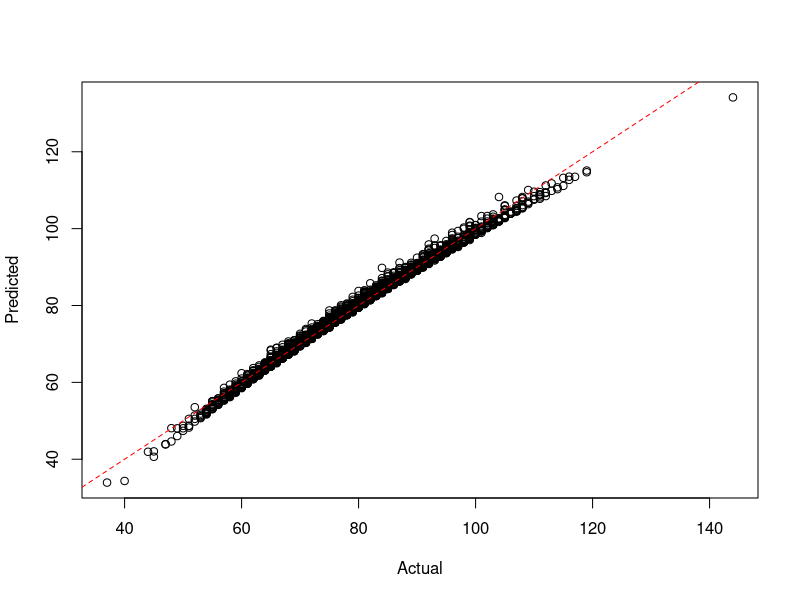

This chart was generated by the following R code:
setwd("c:/github/doerodney/NCAAB-D1M-2015-2016")

df = read.csv("dataframe.csv", header=TRUE)

summary(df)

# margin of victory
# df$mov = df$win_points_scored - df$loss_points_scored

model = lm(win_points_scored ~
	win_conference + 
	win_possessions + 
	win_offensive_rating + 
	win_defensive_rating + 
	win_personal_fouls + 
	loss_conference + 
	loss_possessions + 
	loss_offensive_rating + 
	loss_defensive_rating + 
	loss_defensive_rebounds + 
	loss_steals + 
	loss_blocked_shots + 
	loss_personal_fouls,
	data=df)

# remove low contributors
plotFit <- function(yObserved, yFitted, intercept=0) {
  plot(yObserved, yFitted, xlab="Actual", ylab="Predicted")
  abline(intercept, 1, lty=2, col=rgb(1,0,0))
}

plotFit(df$win_points_scored, fitted(model))


getGamePossessionRange <- function(df, teamName, opponentName) {
    teamPossessions <- getPossessions(df, teamName)
    opponentPossessions <- getPossessions(df, opponentName)
    
    possessions <- sort(c(teamPossessions, opponentPossessions))
    
    possessionRange <- seq(min(possessions), max(possessions))
    
    return(possessionRange)
}  


getPossessions <- function(df, teamName) {
    df <- as.data.frame(df)
    Possessions <- c(df$win_possessions[which(df$win_team == teamName)],
                     df$loss_possessions[which(df$loss_team == teamName)])
    return(Possessions)
}


getOffensiveRatings <- function(df, teamName) {
    df <- as.data.frame(df)
    OffensiveRatings <- c(df$win_offensive_rating[which(df$win_team == teamName)],
                          df$loss_offensive_rating[which(df$loss_team == teamName)])
    return(OffensiveRatings)
}


getDefensiveRatings <- function(df, teamName) {
    df <- as.data.frame(df)
    DefensiveRatings <- c(df$win_defensive_rating[which(df$win_team == teamName)],
                          df$loss_defensive_rating[which(df$loss_team == teamName)])
    return(DefensiveRatings)
}


getDefensiveRebounds <- function(df, teamName) {
    df <- as.data.frame(df)
    DefensiveRebounds <- c(df$win_defensive_rebounds[which(df$win_team == teamName)],
                              df$loss_defensive_rebounds[which(df$loss_team == teamName)])
    return(DefensiveRebounds)
}


getPersonalFouls <- function(df, teamName) {
    df <- as.data.frame(df)
    PersonalFouls <- c(df$win_personal_fouls[which(df$win_team == teamName)],
                       df$loss_personal_fouls[which(df$loss_team == teamName)])
    return(PersonalFouls)
}


getSteals <- function(df, teamName) {
    df <- as.data.frame(df)
    Steals <- c(df$win_steals[which(df$win_team == teamName)],
                df$loss_steals[which(df$loss_team == teamName)])
    return(Steals)
}


getBlockedShots <- function(df, teamName) {
    df <- as.data.frame(df)
    BlockedShots <- c(df$win_blocked_shots[which(df$win_team == teamName)],
                      df$loss_blocked_shots[which(df$loss_team == teamName)])
    return(BlockedShots)
}


getTeamConference <- function(df, teamName) {
    df <- as.data.frame(df)
  
    TeamConferences = df$win_conference[which(df$win_team == teamName)]
    if (length(TeamConferences) == 0) {
        TeamConferences = df$loss_conference[which(df$loss_team == teamName)]
    }
    return(as.character(TeamConferences[1]))
}


predictWinner <- function(teamName, opponentName, df, model, nScenarios=10000)
{
  gamePossessionRange = getGamePossessionRange(df, teamName, opponentName)    
    
  teamConference = getTeamConference(df, teamName)
  teamOffensiveRatings = getOffensiveRatings(df, teamName)
  teamDefensiveRatings = getDefensiveRatings(df, teamName)
  teamDefensiveRebounds  = getDefensiveRebounds(df, teamName)
  teamSteals = getSteals(df, teamName)
  teamPersonalFouls = getPersonalFouls(df, teamName)
  teamBlockedShots = getBlockedShots(df, teamName)
  
  opponentConference = getTeamConference(df, opponentName)
  opponentOffensiveRatings = getOffensiveRatings(df, opponentName)
  opponentDefensiveRatings = getDefensiveRatings(df, opponentName)
  opponentDefensiveRebounds  = getDefensiveRebounds(df, opponentName)
  opponentSteals = getSteals(df, opponentName)
  opponentPersonalFouls = getPersonalFouls(df, opponentName)
  opponentBlockedShots = getBlockedShots(df, opponentName)
  
  game_possessions = sample(gamePossessionRange, nScenarios, replace=TRUE)
  
  # Simulate data between the 10th and 90th quantile.
  minQuantile = 0.1
  maxQuantile = 0.9
  
  win_conference = rep(teamConference, nScenarios)
  win_possessions = game_possessions
  
  filtered = quantile(teamOffensiveRatings, c(minQuantile, maxQuantile))
  win_offensive_rating = runif(nScenarios, filtered[[1]], filtered[[2]])
  
  filtered = quantile(teamDefensiveRatings, c(minQuantile, maxQuantile))
  win_defensive_rating = runif(nScenarios, filtered[[1]], filtered[[2]])
  
  win_personal_fouls = sample(min(teamPersonalFouls):max(teamPersonalFouls), nScenarios, replace=TRUE)
  loss_conference = rep(opponentConference, nScenarios)
  loss_possessions = game_possessions
  
  filtered = quantile(opponentOffensiveRatings, c(minQuantile, maxQuantile))
  loss_offensive_rating = runif(nScenarios, filtered[[1]], filtered[[2]])
  
  filtered = quantile(opponentDefensiveRatings, c(minQuantile, maxQuantile))
  loss_defensive_rating = runif(nScenarios, filtered[[1]], filtered[[2]])
  loss_defensive_rebounds = runif(nScenarios, min(opponentDefensiveRebounds), max(opponentDefensiveRebounds))
  loss_steals = sample(min(opponentSteals):max(opponentSteals), nScenarios, replace=TRUE)
  loss_blocked_shots = sample(min(opponentBlockedShots):max(opponentBlockedShots), nScenarios, replace=TRUE)
  
  loss_personal_fouls = sample(min(opponentPersonalFouls):max(opponentPersonalFouls), nScenarios, replace=TRUE)
  
  # Create data frame for team score prediction.
  dfpt = cbind.data.frame(
    win_conference,
    win_possessions,
    win_offensive_rating,
    win_defensive_rating,
    win_personal_fouls,
    loss_conference,
    loss_possessions,
    loss_offensive_rating,
    loss_defensive_rating,
    loss_defensive_rebounds,
    loss_steals,
    loss_blocked_shots,
    loss_personal_fouls
  )
  
  teamPointsScored = round(predict(model, dfpt))
  
  # Create data frame for opponent score prediction.
  # Switch conferences
  x = loss_conference
  loss_conference = win_conference
  win_conference = x
  
  # Switch possessions
  x = loss_possessions
  loss_possessions = win_possessions
  win_possessions = x
  
  # Switch offensive ratings
  x = loss_offensive_rating
  loss_offensive_rating = win_offensive_rating
  win_offensive_rating = x
  
  # Switch defensive ratings
  x = loss_defensive_rating
  loss_defensive_rating = win_defensive_rating
  win_defensive_rating= x
  
  win_personal_fouls = sample(min(opponentPersonalFouls):max(opponentPersonalFouls), nScenarios, replace=TRUE)
  
  loss_defensive_rebounds = runif(nScenarios, min(teamDefensiveRebounds), max(teamDefensiveRebounds))
  loss_steals = sample(min(teamSteals):max(teamSteals), nScenarios, replace=TRUE)
  loss_blocked_shots = sample(min(teamBlockedShots):max(teamBlockedShots), nScenarios, replace=TRUE)
  loss_personal_fouls = sample(min(teamPersonalFouls):max(teamPersonalFouls), nScenarios, replace=TRUE)
  
  dfpo = cbind.data.frame(
    win_conference,
    win_possessions,
    win_offensive_rating,
    win_defensive_rating,
    win_personal_fouls,
    loss_conference,
    loss_possessions,
    loss_offensive_rating,
    loss_defensive_rating,
    loss_defensive_rebounds,
    loss_steals,
    loss_blocked_shots,
    loss_personal_fouls
  )
  
  # Predict opponent points scored.
  opponentPointsScored = round(predict(model, dfpo))
  
  # Make a dataframe of points scored.  Not sure why...
  pointsScored = cbind.data.frame(teamPointsScored, opponentPointsScored)
  
  # Produce/report a result message.
  teamWins = pointsScored$teamPointsScored > pointsScored$opponentPointsScored
  msg = sprintf("%d scenarios of %s versus %s:\n", nScenarios, teamName, opponentName)
  cat(msg)
  nTeamWins = length(which(teamWins == TRUE))
  nOpponentWins = nScenarios - nTeamWins
  margin = numeric(nScenarios)
  xlabel = ''
  ylabel = ''
  x = seq(1:nScenarios)
  win_team_name = ''
  scenarios_won = 0
  if (nTeamWins > nOpponentWins) {
    margin = sort(pointsScored$teamPointsScored - pointsScored$opponentPointsScored)
    
    win_team_name = teamName
    scenarios_won = nTeamWins
  } else {
    margin = sort(pointsScored$opponentPointsScored - pointsScored$teamPointsScored)
    win_team_name = opponentName
    scenarios_won = nOpponentWins
  }
  
  margin.min = min(margin)
  margin.max = max(margin)
  margin.mean = mean(margin)
  margin.sd = sd(margin)
  xlabel = sprintf("%s wins %d scenarios with a mean margin of %4.1f, sd = %5.2f.\n", win_team_name, scenarios_won, margin.mean, margin.sd)
  
  x = seq(margin.min, margin.max, length=1000)
  y = dnorm(x, mean=margin.mean, sd=margin.sd)
  plot(x, y, main=msg, xlab=xlabel, ylab=ylabel, type="l")
  
  abline(v=(mean(margin)))

  cat(xlabel)
  cat("\n")
  
  return(win_team_name)
}
# Run to here...

rpi_top_16 = c(
    'kansas-jayhawks', 
    'villanova-wildcats',
    'virginia-cavaliers',
    'oregon-ducks',
    'xavier-musketeers',
    'oklahoma-sooners',
    'miami-fl-hurricanes',
    'utah-runnin-utes',
    'north-carolina-tar-heels',
    'maryland-terrapins',
    'west-virginia-mountaineers',
    'duke-blue-devils',
    #'smu-mustangs',
    'michigan-state-spartans',
    'california-golden-bears',
    'kentucky-wildcats',
    # 'louisville-cardinals',
    'purdue-boilermakers'
)

east_team_list = c(
    'villanova-wildcats',
    'miami-fl-hurricanes',
    'west-virginia-mountaineers',
    'purdue-boilermakers',
    
    'baylor-bears',
    'iowa-hawkeyes',
    'south-carolina-gamecocks',
    'saint-josephs-hawks',
    
    'wisconsin-badgers',
    'butler-bulldogs',
    'monmouth-hawks',
    'little-rock-trojans',
    
    'stony-brook-seawolves',
    'akron-zips',
    'belmont-bruins',
    'north-florida-ospreys' 
)

# RPI = (WP * 0.25) + (OWP * 0.50) + (OOWP * 0.25)

big_east_team_list = c(
	'villanova-wildcats',
	'xavier-musketeers',
	'seton-hall-pirates',
	'providence-friars',
	'butler-bulldogs',
	'creighton-bluejays',
	'marquette-golden-eagles',
	'georgetown-hoyas',
	'depaul-blue-demons',
	'st-johns-red-storm'
)

predictBigEastWinner<-function(team_list, df, model, nScenarios=10000)
{
	winner = ''

	# Preallocate vectors for subsequent rounds.
	quarter_finalist = character(8)
	semi_finalist = character(4)
	finalist = character(2)

	if (length(team_list) == 10) {
		quarter_finalist[1] = team_list[1] 
		quarter_finalist[2] = team_list[2]
		quarter_finalist[3] = team_list[3]
		quarter_finalist[4] = team_list[4]
		quarter_finalist[5] = team_list[5]
		quarter_finalist[6] = team_list[6]
		quarter_finalist[7] = predictWinner(team_list[7], team_list[10], df, model, nScenarios)
		quarter_finalist[8] = predictWinner(team_list[8], team_list[9], df, model, nScenarios)

		cat("\n")
		cat("Quarter-finals:\n")
		semi_finalist[1] = predictWinner(quarter_finalist[1], quarter_finalist[8], df, model, nScenarios)
		semi_finalist[2] = predictWinner(quarter_finalist[5], quarter_finalist[4], df, model, nScenarios)
		semi_finalist[3] = predictWinner(quarter_finalist[7], quarter_finalist[2], df, model, nScenarios)
		semi_finalist[1] = predictWinner(quarter_finalist[6], quarter_finalist[3], df, model, nScenarios)

		cat("\n")
		cat("Semi-finals:\n")
		finalist[1] = predictWinner(semi_finalist[1], semi_finalist[2], df, model, nScenarios)
		finalist[2] = predictWinner(semi_finalist[3], semi_finalist[4], df, model, nScenarios)

		cat("\n")
		cat("Finals:\n")

		winner = predictWinner(finalist[1], finalist[2], df, model, nScenarios)
	}

	return(winner)
}
	
predictBracketWinner<-function(team_list, df, model, nScenarios=10000)
{
  winner = ''
  
  # Preallocate vectors for subsequent rounds.
  quarter_finalist = character(8)
  semi_finalist = character(4)
  finalist = character(2)
  
  if (length(team_list) == 16) {
    cat("\n")
    cat("Round of 16:\n")
    quarter_finalist[1] = predictWinner(team_list[1], team_list[16], df, model, nScenarios) 
    quarter_finalist[2] = predictWinner(team_list[8], team_list[9], df, model, nScenarios)
    quarter_finalist[3] = predictWinner(team_list[5], team_list[12], df, model, nScenarios)
    quarter_finalist[4] = predictWinner(team_list[4], team_list[13], df, model, nScenarios)
    quarter_finalist[5] = predictWinner(team_list[6], team_list[11], df, model, nScenarios)
    quarter_finalist[6] = predictWinner(team_list[3], team_list[14], df, model, nScenarios)
    quarter_finalist[7] = predictWinner(team_list[7], team_list[10], df, model, nScenarios)
    quarter_finalist[8] = predictWinner(team_list[2], team_list[15], df, model, nScenarios)
    
    cat("\n")
    cat("Quarter-finals:\n")
    semi_finalist[1] = predictWinner(quarter_finalist[1], quarter_finalist[2], df, model, nScenarios)
    semi_finalist[2] = predictWinner(quarter_finalist[3], quarter_finalist[4], df, model, nScenarios)
    semi_finalist[3] = predictWinner(quarter_finalist[5], quarter_finalist[6], df, model, nScenarios)
    semi_finalist[4] = predictWinner(quarter_finalist[7], quarter_finalist[8], df, model, nScenarios)
    
    cat("\n")
    cat("Semi-finals:\n")
    finalist[1] = predictWinner(semi_finalist[1], semi_finalist[2], df, model, nScenarios)
    finalist[2] = predictWinner(semi_finalist[3], semi_finalist[4], df, model, nScenarios)
    
    cat("\n")
    cat("Final:\n")
    winner = predictWinner(finalist[1], finalist[2], df, model, nScenarios)
  }
  else {
    winner = sprintf("The team list needs 16 teams.  The supplied list has %d.", length(team_list))
  }
  
  return(winner)
}  


get_east_teams<-function()
{  
  teams = c('villanova-wildcats', 'virginia-cavaliers', 
  'oklahoma-sooners', 'louisville-cardinals',
  'uni-panthers', 'providence-friars',
  'michigan-state-spartans', 'north-carolina-state-wolfpack',
  'lsu-tigers', 'georgia-bulldogs', 
  'dayton-flyers', 'wyoming-cowboys', 
  'uc-irvine-anteaters', 'albany-great-danes', 
  'belmont-bruins', 'lafayette-leopards') 
  
  return(teams)
}  
 
 
get_midwest_teams<-function()
{
  teams = c('kentucky-wildcats', 'kansas-jayhawks', 
  'notre-dame-fighting-irish', 'maryland-terrapins', 
  'west-virginia-mountaineers','butler-bulldogs',  
  'wichita-state-shockers',  'cincinnati-bearcats', 
  'purdue-boilermakers', 'indiana-hoosiers', 
  'texas-longhorns', 'buffalo-bulls', 
  'valparaiso-crusaders', 'northeastern-huskies',
  'new-mexico-state-aggies', 'hampton-pirates')
  
  return(teams)
}


get_south_teams<-function()
{
  teams = c('duke-blue-devils','gonzaga-bulldogs',
  'iowa-state-cyclones', 'georgetown-hoyas',
  'utah-runnin-utes', 'smu-mustangs',
  'iowa-hawkeyes', 'san-diego-state-aztecs',
  'st-johns-red-storm', 'davidson-wildcats',
  'ucla-bruins', 'stephen-f-austin-lumberjacks',
  'eastern-washington-eagles', 'uab-blazers',
  'north-dakota-state-bison', 'robert-morris-colonials')
  
   return(teams)
}


get_west_teams<-function()
{
  teams = c('wisconsin-badgers', 'arizona-wildcats', 
  'baylor-bears', 'north-carolina-tar-heels', 
  'arkansas-razorbacks', 'xavier-musketeers',
  'vcu-rams', 'oregon-ducks',
  'oklahoma-state-cowboys', 'ohio-state-buckeyes',
  'ole-miss-rebels', 'wofford-terriers',
  'harvard-crimson', 'georgia-state-panthers',
  'texas-southern-tigers', 'coastal-carolina-chanticleers')
  
  return(teams)
}


predictTournamentWinner<-function(df, model)
{
	semifinalists = character(4)
	# East
	cat("\n")
    cat("East Bracket Championship:\n")
	teams = get_east_teams()
	semifinalists[1] = predictBracketWinner(teams, df, model)
	
	# Midwest
	cat("\n")
    cat("Midwest Bracket Championship:\n")
	teams = get_midwest_teams()
	semifinalists[2] = predictBracketWinner(teams, df, model)
	
	# West
	cat("\n")
    cat("West Bracket Championship:\n")
	teams = get_west_teams()
	semifinalists[3] = predictBracketWinner(teams, df, model)
	
	# South
	cat("\n")
    cat("South Bracket Championship:\n")
	teams = get_south_teams()
	semifinalists[4] = predictBracketWinner(teams, df, model)
	
	cat("\n")
    cat("Final Four:\n")
	finalists = character(2)
	finalists[1] = predictWinner(semifinalists[1], semifinalists[4], df, model)
	finalists[2] = predictWinner(semifinalists[2], semifinalists[3], df, model)
	cat("\n")
  
  cat("Final Two:\n")
  champion = predictWinner( finalists[1], finalists[2], df, model)
    
}

#---Run from top down to here.--------------------------------




getHomeAwayMarginOfVictory<- function( team_name, df) {
    # Determine indexes that involve team.
	win_index = which(df$win_team == team_name)
	loss_index = which(df$loss_team == team_name)
	
	# What were the win and loss margins?
	win_margin = df$win_points_scored[win_index] - df$loss_points[win_index]
	loss_margin = df$loss_points[loss_index] - df$win_points_scored[loss_index]
	
	# What courts were used?
	win_loss = c('home', 'away')
	win_court = ifelse(df$win_court[win_index] == win_loss[1], win_loss[1], win_loss[2])
	loss_court = ifelse(df$win_court[loss_index] == 'home', win_loss[2], win_loss[1])

	margin = c(win_margin, loss_margin)
	court = c(win_court, loss_court)
	court = as.factor(court)
	df_team = data.frame(margin, court)
	
	return(df_team)
}

getHomeCourtAdvantage <- function( team_name, df) {
	df_team = getHomeAwayMarginOfVictory(team_name, df)
	mdl = aov(margin ~ court, data=df_team)
	
	x = summary.lm(mdl)
	
	home_court_advantage = x$coefficients[1,1] + x$coefficients[2,1]
	probability = x$coefficients[2,4]
	
	alist = list('home_court_advantage'=home_court_advantage,
		'probability'=probability)
		
	return(alist)
}

plotHomeCourtAdvantage <- function( team_name, df) {
	df_team = getHomeAwayMarginOfVictory(team_name, df)
	alist = getHomeCourtAdvantage(team_name, df)
	home_court_advantage = alist$home_court_advantage
	probability = alist$probability
	
	significance = ifelse(probability < 0.05, 'significant', 'not significant')
	
	grand_mean = mean(df_team$margin)
	mean_margin_by_court = tapply(df_team$margin, df_team$court, mean)
	home_mean = mean_margin_by_court['home']
	away_mean = mean_margin_by_court['away']
	title = sprintf("Margin of victory against D1 opponents: %s", team_name)
	# x axis values are just an index.
	x = seq(1, length(df_team$margin))
	
	# Initially plot blanks just to initialize.
	ylabel = sprintf("Home court advantage: %2.0f (%s)", home_court_advantage, significance)
	plot(x, df_team$margin[x], main=title, xlab='game', ylab=ylabel, type='n')
	legend("topright", legend=c('home', 'away'), col=c('green', 'red'), pch=c(17,25))
	
	# Plot the mean lines.
	abline(h=0)
	abline(h=grand_mean)
	abline(h=home_mean, col='green')
	abline(h=away_mean, col='red')
	
	# Get indexes for home and away courts.
	home_index = which(df_team$court == 'home')
	away_index = which(df_team$court == 'away')
	
	# Plot points for home and away indexes.
	points(home_index, df_team$margin[home_index], col='green', pch=17)
	points(away_index, df_team$margin[away_index], col='red', pch=25)
}


plotOffensiveRating <- function( team_name, other_team_name, df) {
	# Get the offensive rating for each team in both win and loss results.
	# Get the relevant rows from the dataframe argument.
	
	# Create a subset dataframe.					  
	dfprime = subset(df, 
		select=c(win_team, win_offensive_rating, loss_team, loss_offensive_rating),
		subset=(win_team == team_name | loss_team == team_name |
		        win_team == other_team_name | loss_team == other_team_name))
	
	# Create labels for the legend.
	team_win_label = sprintf("%s win", team_name)
	team_loss_label = sprintf("%s loss", team_name)
	other_team_win_label = sprintf("%s win", other_team_name)
	other_team_loss_label = sprintf("%s loss", other_team_name)
	title_label = sprintf("Offensive ratings of %s and %s", team_name, other_team_name)
	
	# Plot points for team win and loss indexes.
	team_win_rows = which(dfprime$win_team == team_name)
	team_loss_rows = which(dfprime$loss_team == team_name)
	other_win_rows = which(dfprime$win_team == other_team_name)
	other_loss_rows = which(dfprime$loss_team == other_team_name)
	
	# Create initial plot data.
	x = c(team_win_rows, team_loss_rows, other_win_rows, other_loss_rows) 
	offensive_rating_list = c(
		dfprime$win_offensive_rating[team_win_rows],
		dfprime$loss_offensive_rating[team_loss_rows],
		dfprime$win_offensive_rating[other_win_rows],
		dfprime$loss_offensive_rating[other_loss_rows] )
	
	# Initially plot blanks just to initialize the graph.
	plot(x, offensive_rating_list, main=title_label, xlab='', ylab='offensive_rating', type='n')
	legend("topright", 
			legend=c(team_win_label, team_loss_label, 
			         other_team_win_label, other_team_loss_label), 
			col=c('green', 'red', 'blue', 'orange'), 
			pch=c(2, 6, 3, 4))
	
	points(team_win_rows, dfprime$win_offensive_rating[team_win_rows], col='green', pch=2)
	points(team_loss_rows, dfprime$loss_offensive_rating[team_loss_rows], col='red', pch=6)
	points(other_win_rows, dfprime$win_offensive_rating[other_win_rows], col='blue', pch=3)
	points(other_loss_rows, dfprime$loss_offensive_rating[other_loss_rows], col='red', pch=4)
}

plotDefensiveRating <- function( team_name, other_team_name, df) {
	# Get the defensive rating for each team in both win and loss results.
	# Get the relevant rows from the dataframe argument.
	# Create a subset dataframe.					  
	dfprime = subset(df, 
		select=c(win_team, win_defensive_rating, loss_team, loss_defensive_rating),
		subset=(win_team == team_name | loss_team == team_name |
		        win_team == other_team_name | loss_team == other_team_name))
	
	# Create labels for the legend.
	team_win_label = sprintf("%s win", team_name)
	team_loss_label = sprintf("%s loss", team_name)
	other_team_win_label = sprintf("%s win", other_team_name)
	other_team_loss_label = sprintf("%s loss", other_team_name)
	title_label = sprintf("Defensive ratings of %s and %s", team_name, other_team_name)
	
	# Plot points for team win and loss indexes.
	team_win_rows = which(dfprime$win_team == team_name)
	team_loss_rows = which(dfprime$loss_team == team_name)
	other_win_rows = which(dfprime$win_team == other_team_name)
	other_loss_rows = which(dfprime$loss_team == other_team_name)
	
	# Create initial plot data.
	x = c(team_win_rows, team_loss_rows, other_win_rows, other_loss_rows) 
	defensive_rating_list = c(
		dfprime$win_defensive_rating[team_win_rows],
		dfprime$loss_defensive_rating[team_loss_rows],
		dfprime$win_defensive_rating[other_win_rows],
		dfprime$loss_defensive_rating[other_loss_rows] )
	
	# Initially plot blanks just to initialize the graph.
	plot(x, defensive_rating_list, main=title_label, xlab='', ylab='defensive_rating', type='n')
	legend("topright", 
			legend=c(team_win_label, team_loss_label, 
			         other_team_win_label, other_team_loss_label), 
			col=c('green', 'red', 'blue', 'orange'), 
			pch=c(2, 6, 3, 4))
	
	points(team_win_rows, dfprime$win_defensive_rating[team_win_rows], col='green', pch=2)
	points(team_loss_rows, dfprime$loss_defensive_rating[team_loss_rows], col='red', pch=6)
	points(other_win_rows, dfprime$win_defensive_rating[other_win_rows], col='blue', pch=3)
	points(other_loss_rows, dfprime$loss_defensive_rating[other_loss_rows], col='red', pch=4)
}


# Bracket couples:
# 1-16
# 8-9
# 5-12
# 4-13
# 6-11
# 3-14
# 7-10
# 2-15



test_predictions<-function(game_date, data_date, df) 
{
   dfprime = df[which(df$date <= data_date), ]
   mprime = lm(win_points_scored ~
                 win_conference + 
                 win_possessions + 
                 win_offensive_rating + 
                 win_defensive_rating + 
                 win_personal_fouls + 
                 loss_conference + 
                 loss_possessions + 
                 loss_offensive_rating + 
                 loss_defensive_rating + 
                 loss_defensive_rebounds + 
                 loss_steals + 
                 loss_blocked_shots + 
                 loss_personal_fouls,
                 data=dfprime)
   win_team_list = df$win_team[which(df$date == game_date)]
   loss_team_list = df$loss_team[which(df$date == game_date)]
   
   game_count = length(win_team_list)
   
   correct_count = 0
   for (i in 1:game_count) {
     win_team = as.character(win_team_list[i])
     loss_team = as.character(loss_team_list[i])
     predicted_win_team = predictWinner(win_team, loss_team, dfprime, mprime)
     if (predicted_win_team == win_team) {
       correct_count = correct_count + 1
     }
   }
   
   sprintf("%d correct out of %d for %d using data from %d.", 
           correct_count, game_count, game_date, data_date)
}
